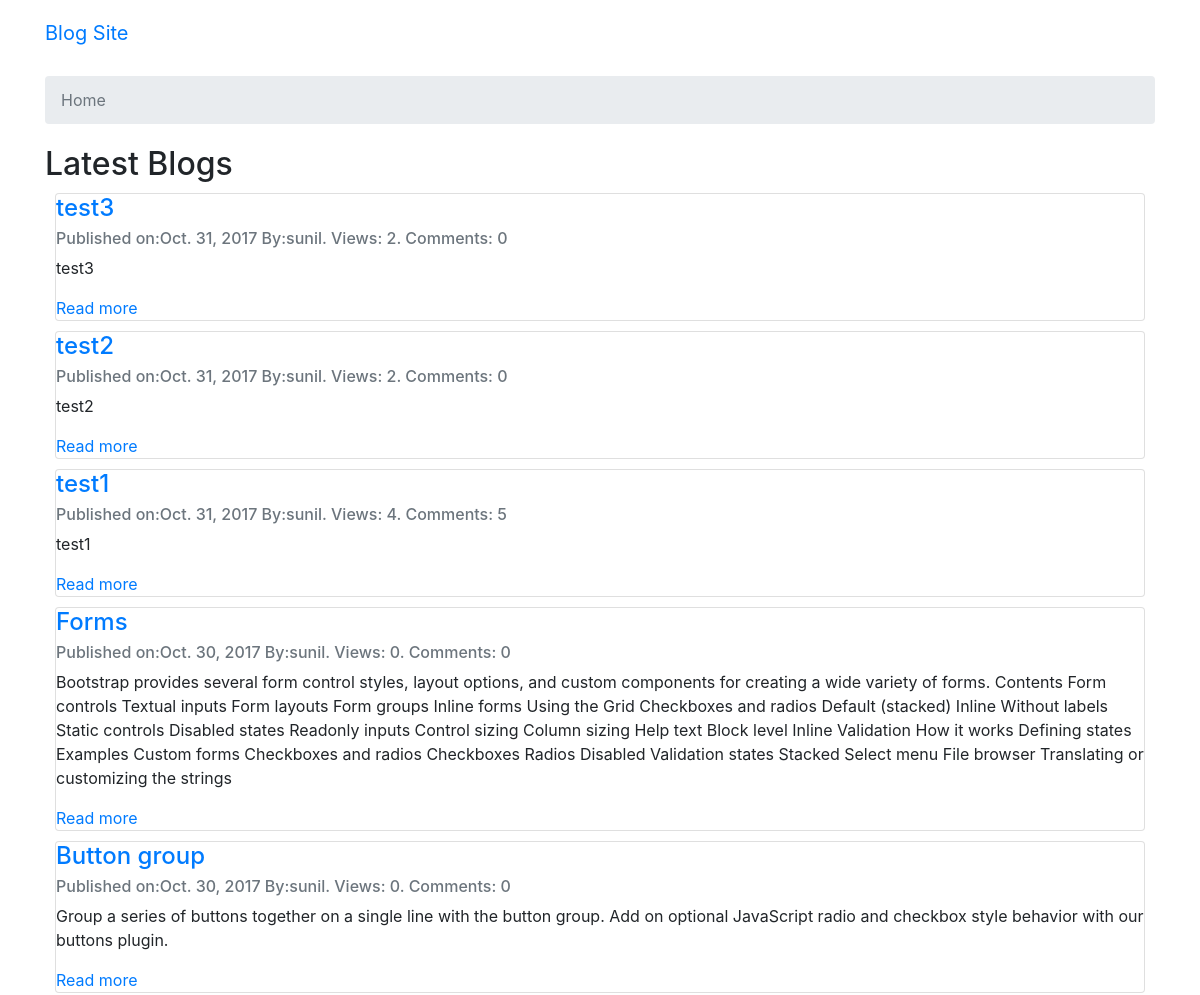
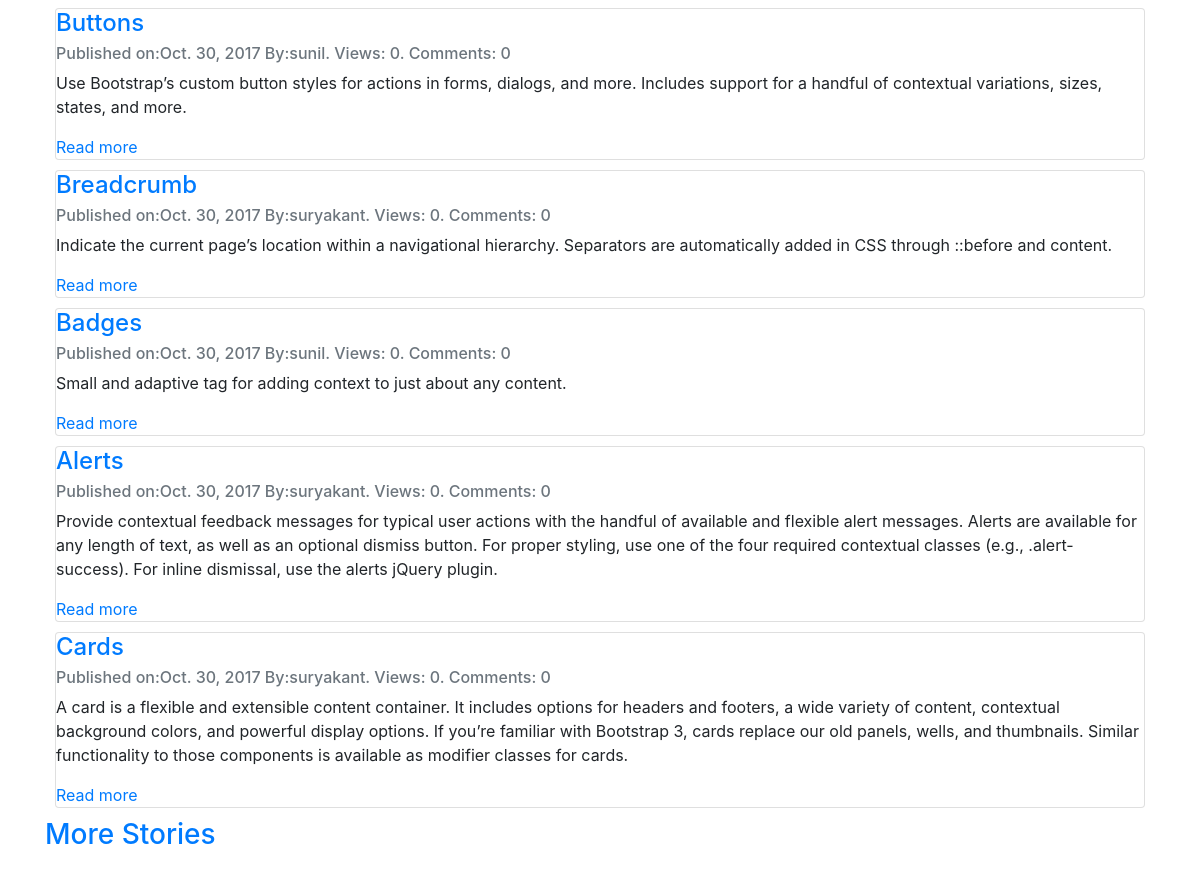
Before: / with the older database file (2 pictures, top to bottom).
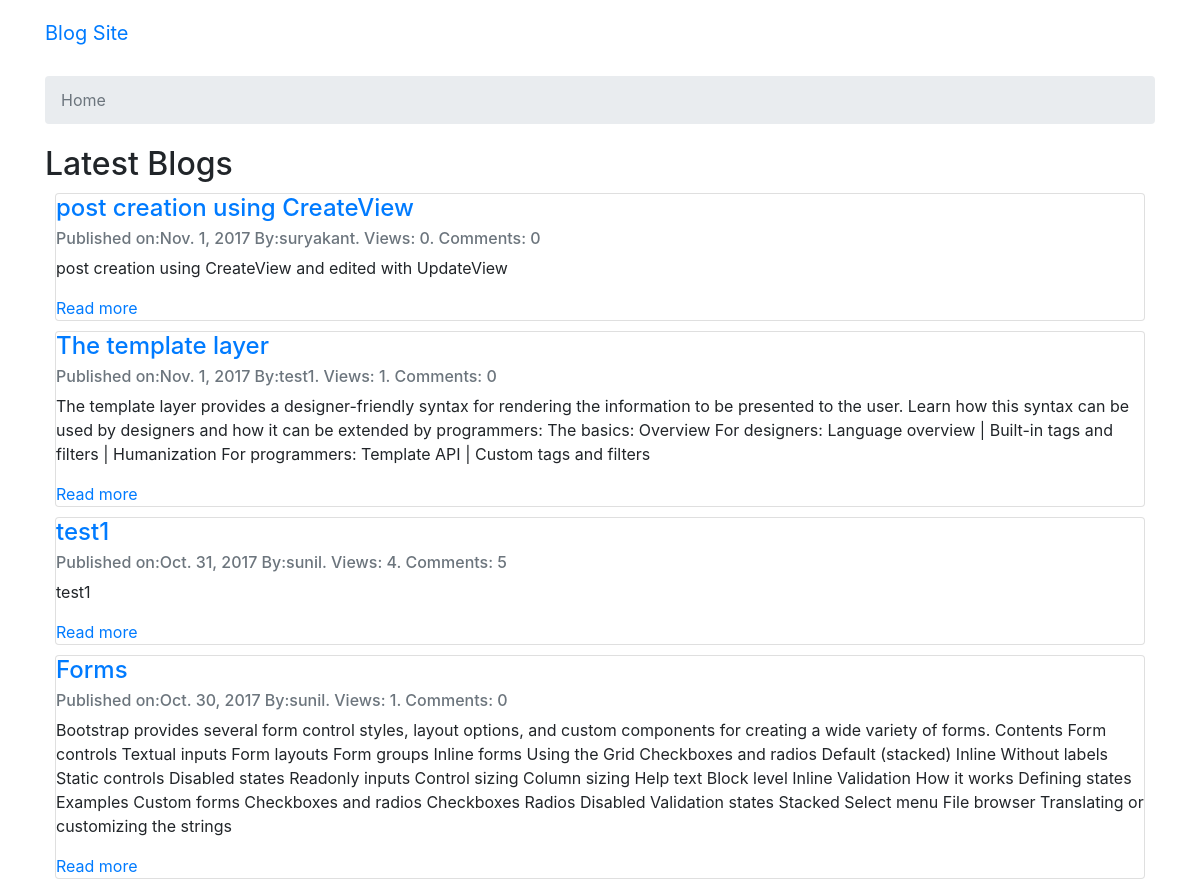
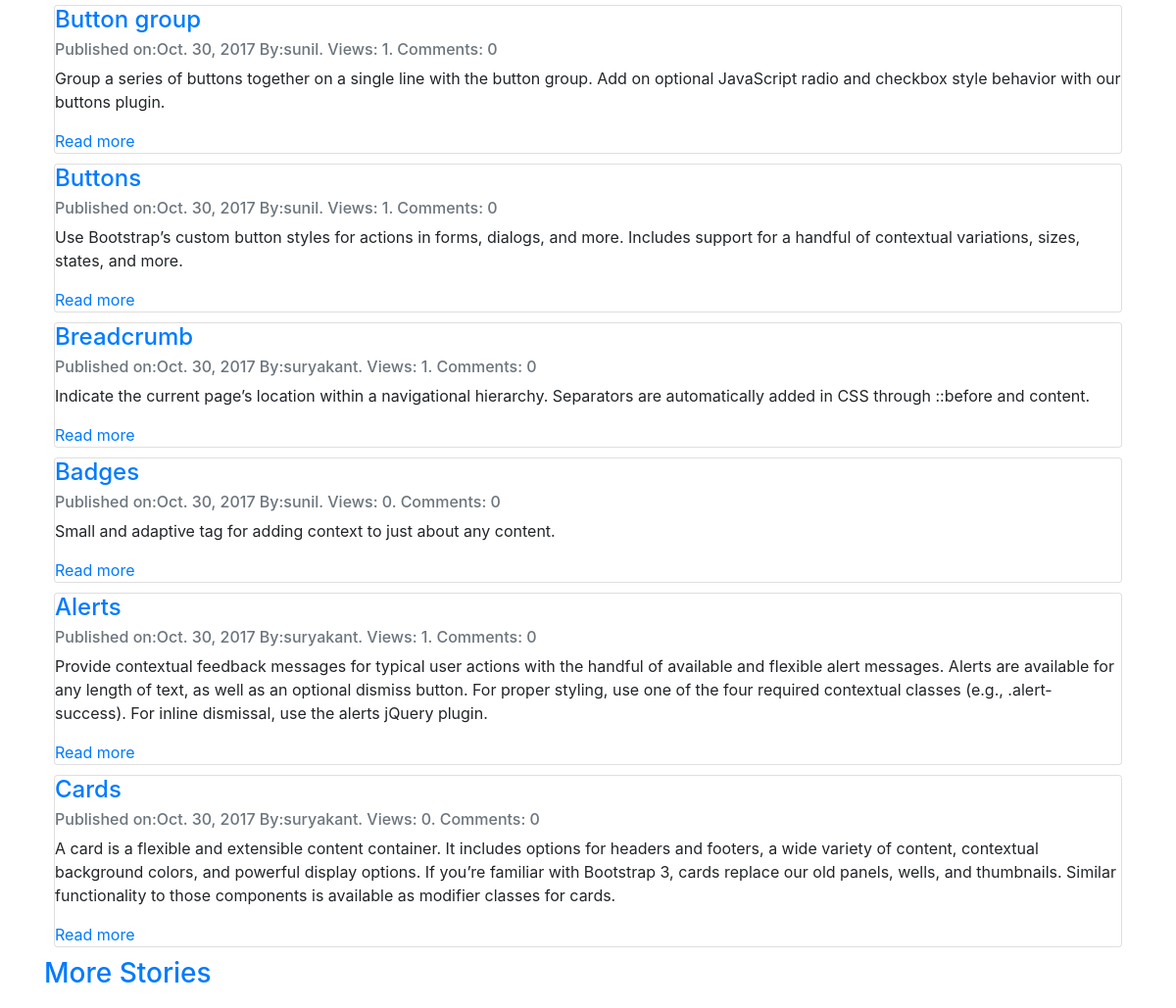
After: the same page with the newer database file (2 pictures, top to bottom).
### posts/models.py (models this page shows, shortened)
class Post(models.Model):
	user = models.ForeignKey(settings.AUTH_USER_MODEL, default=1)
	title = models.CharField(max_length=120)
	slug = models.SlugField(unique=True)
	image = models.ImageField(upload_to='documents/',
		null = True,
		blank=True,
		width_field="width_field",
		height_field="height_field"
		)
	height_field = models.IntegerField(default=0)
	width_field = models.IntegerField(default=0)
	content = models.TextField()
	draft = models.BooleanField(default = False)
	publish = models.DateField(auto_now=False, auto_now_add=False)
	read_time = models.IntegerField(default = 0)
	views = models.PositiveIntegerField(default=0)
	updated = models.DateTimeField(auto_now=True, auto_now_add=False)
	timestamp = models.DateTimeField(auto_now=False, auto_now_add=True)
	class Meta:
		verbose_name_plural = "01 Posts"
		ordering = ['-timestamp',]

### posts/views.py (the view)
# urls.py: url(r'^$', post_views.HomeView.as_view(), name='home'),
class HomeView(ListView):
	model = Post
	template_name = 'home.html'
	context_object_name = 'posts'
	def get_queryset(self):
		queryset = Post.objects.filter(draft=False)[:10]
		return queryset

### templates/home.html (shortened to what this page needs)
{% extends 'base.html' %}
{% block breadcrumb %}
	<li class="breadcrumb-item active">Home</li>
{% endblock %}
{% block content %}
<div class="row">
	<div class="container">
	<h2>Latest Blogs</h2>
	{% for post in posts %}
		<div class="card">
		  <div class="card-block">
		    <h4 class="card-title"><a href="{% url 'posts:details' post.id %}">{{ post.title }}</a></h4>
		    <h6 class="card-subtitle mb-2 text-muted">Published on:{{ post.publish }} By:{{ post.user}}. Views: {{ post.views }}. Comments: {{ post.comments.count }} </h6>
		    <p class="card-text">{{ post.content }}</p>
		    <a href="{% url 'posts:details' post.id %}" class="card-link">Read more</a>
		  </div>
		</div>
	{% endfor %}
	<h3><a href="{% url 'posts:list' %}">More Stories</h3>
</div>
</div>
{% endblock %}

Changed rows visible on the page:
removed Post: title "test3", publish "Oct. 31, 2017", user "sunil", views "2", comments.count "0", content "test3"
removed Post: title "test2", publish "Oct. 31, 2017", user "sunil", views "2", comments.count "0", content "test2"
added Post: title "post creation using CreateView", publish "Nov. 1, 2017", user "suryakant", views "0", comments.count "0", content "post creation using CreateView and edited with UpdateView"
added Post: title "The template layer", publish "Nov. 1, 2017", user "test1", views "1", comments.count "0", content "The template layer provides a designer-friendly syntax for rendering the information to be presented to the user. Learn how this syntax can be used by designers and how it can be extended by programmers: The basics: Overview For designers: Language overview | Built-in tags and filters | Humanization For programmers: Template API | Custom tags and filters"
changed Post "Forms": views "0" → "1"
changed Post "Button group": views "0" → "1"
changed Post "Buttons": views "0" → "1"
changed Post "Breadcrumb": views "0" → "1"
changed Post "Alerts": views "0" → "1"
